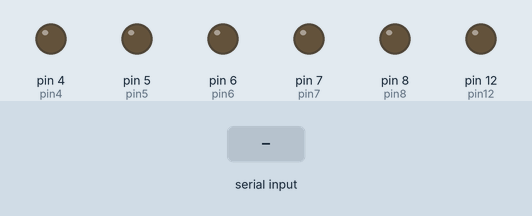
Recording of a sketch running on a simulated Arduino Uno, built with avr-gcc and run on an emulated ATmega328P. On the bench: output pins drawn as LEDs (lit = HIGH). Inputs (shaded band) come from the test bench.

Above: at 1.2 s.
1.3 s: "4" received over Serial
At 2.3 s:
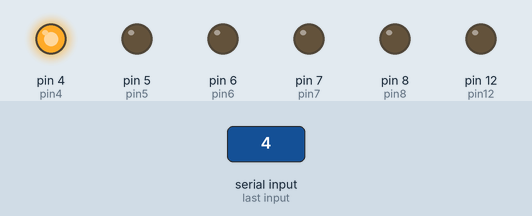
2.8 s: "5" received over Serial
At 3.4 s:
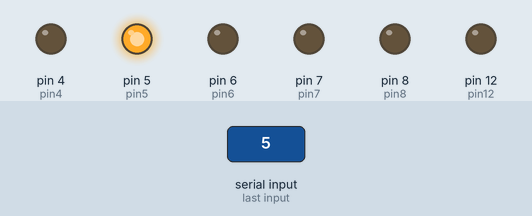
4.3 s: "6" received over Serial
At 5.5 s:
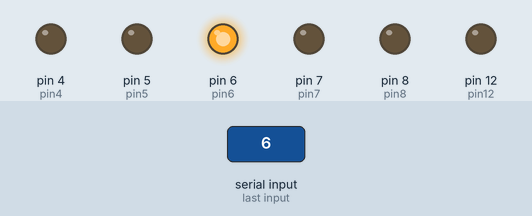
5.8 s: "7" received over Serial
At 6.9 s:
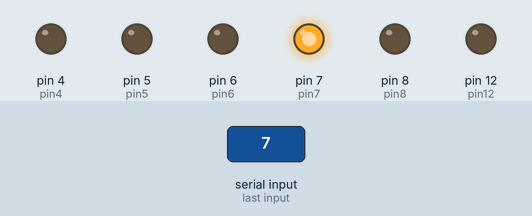
7.3 s: "8" received over Serial
At 8.0 s:
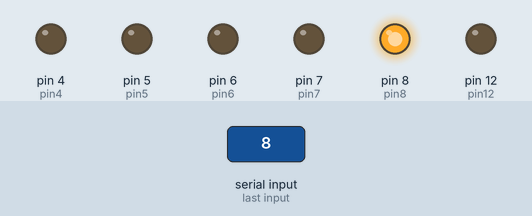
8.8 s: "2" received over Serial
At 9.2 s:
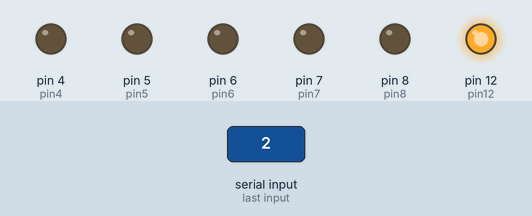
Timing chart, 0 to 11.3 s (numbered marks = the images above; inputs shaded):
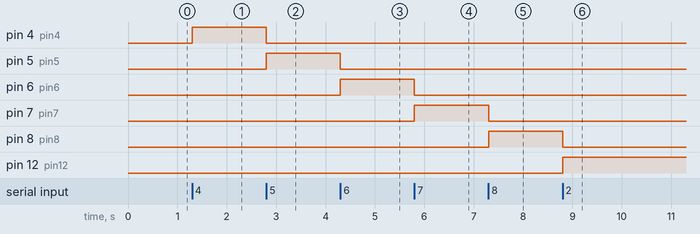

Measured:
- after the input at 1.3 s, pin 4 (pin4): LOW → HIGH at once
- after the input at 2.8 s, pin 4 (pin4): HIGH → LOW at once; pin 5 (pin5): LOW → HIGH at once
- after the input at 4.3 s, pin 5 (pin5): HIGH → LOW at once; pin 6 (pin6): LOW → HIGH at once
- after the input at 5.8 s, pin 6 (pin6): HIGH → LOW at once; pin 7 (pin7): LOW → HIGH at once
- after the input at 7.3 s, pin 7 (pin7): HIGH → LOW at once; pin 8 (pin8): LOW → HIGH at once
- after the input at 8.8 s, pin 8 (pin8): HIGH → LOW at once; pin 12 (pin12): LOW → HIGH at once

The sketch:

GUI1.ino
```cpp
const int pin4 = 4;
const int pin5 = 5;
const int pin6 = 6;
const int pin7 = 7;
const int pin8 = 8;
const int pin12 = 12;

void setup() {
  // Set all pins as output
  pinMode(pin4, OUTPUT);
  pinMode(pin5, OUTPUT);
  pinMode(pin6, OUTPUT);
  pinMode(pin7, OUTPUT);
  pinMode(pin8, OUTPUT);
  pinMode(pin12, OUTPUT);

  // Set all pins to low (off)
  digitalWrite(pin4, LOW);
  digitalWrite(pin5, LOW);
  digitalWrite(pin6, LOW);
  digitalWrite(pin7, LOW);
  digitalWrite(pin8, LOW);
  digitalWrite(pin12, LOW);

  // Set up serial communication
  Serial.begin(9600);
}

void loop() {
  // Check for incoming data
  if (Serial.available() > 0) {
    // Read incoming data
    char inByte = Serial.read();

    // Emergency stop command
    if (inByte == 'E') {
      digitalWrite(pin4, LOW);
      digitalWrite(pin5, LOW);
      digitalWrite(pin6, LOW);
      digitalWrite(pin7, LOW);
      digitalWrite(pin8, LOW);
      digitalWrite(pin12, LOW);
    }
    // Pin 4 command
    else if (inByte == '4') {
      digitalWrite(pin4, HIGH);
      digitalWrite(pin5, LOW);
      digitalWrite(pin6, LOW);
      digitalWrite(pin7, LOW);
      digitalWrite(pin8, LOW);
      digitalWrite(pin12, LOW);

    }
    // Pin 5 command
    else if (inByte == '5') {
      digitalWrite(pin4, LOW);
      digitalWrite(pin5, HIGH);
      digitalWrite(pin6, LOW);
      digitalWrite(pin7, LOW);
      digitalWrite(pin8, LOW);
      digitalWrite(pin12, LOW);
    }
    // Pin 6 command
    else if (inByte == '6') {
      digitalWrite(pin4, LOW);
      digitalWrite(pin5, LOW);
      digitalWrite(pin6, HIGH);
      digitalWrite(pin7, LOW);
      digitalWrite(pin8, LOW);
      digitalWrite(pin12, LOW);
    }
    // Pin 7 command
    else if (inByte == '7') {
      digitalWrite(pin4, LOW);
      digitalWrite(pin5, LOW);
      digitalWrite(pin6, LOW);
      digitalWrite(pin7, HIGH);
      digitalWrite(pin8, LOW);
      digitalWrite(pin12, LOW);
    }
    // Pin 8 command
    else if (inByte == '8') {
      digitalWrite(pin4, LOW);
      digitalWrite(pin5, LOW);
      digitalWrite(pin6, LOW);
      digitalWrite(pin7, LOW);
      digitalWrite(pin8, HIGH);
      digitalWrite(pin12, LOW);
    }
    // Pin 12 command
    else if (inByte == '2') {
      digitalWrite(pin4, LOW);
      digitalWrite(pin5, LOW);
      digitalWrite(pin6, LOW);
      digitalWrite(pin7, LOW);
      digitalWrite(pin8, LOW);
      digitalWrite(pin12, HIGH);
    }
  }
}
```
